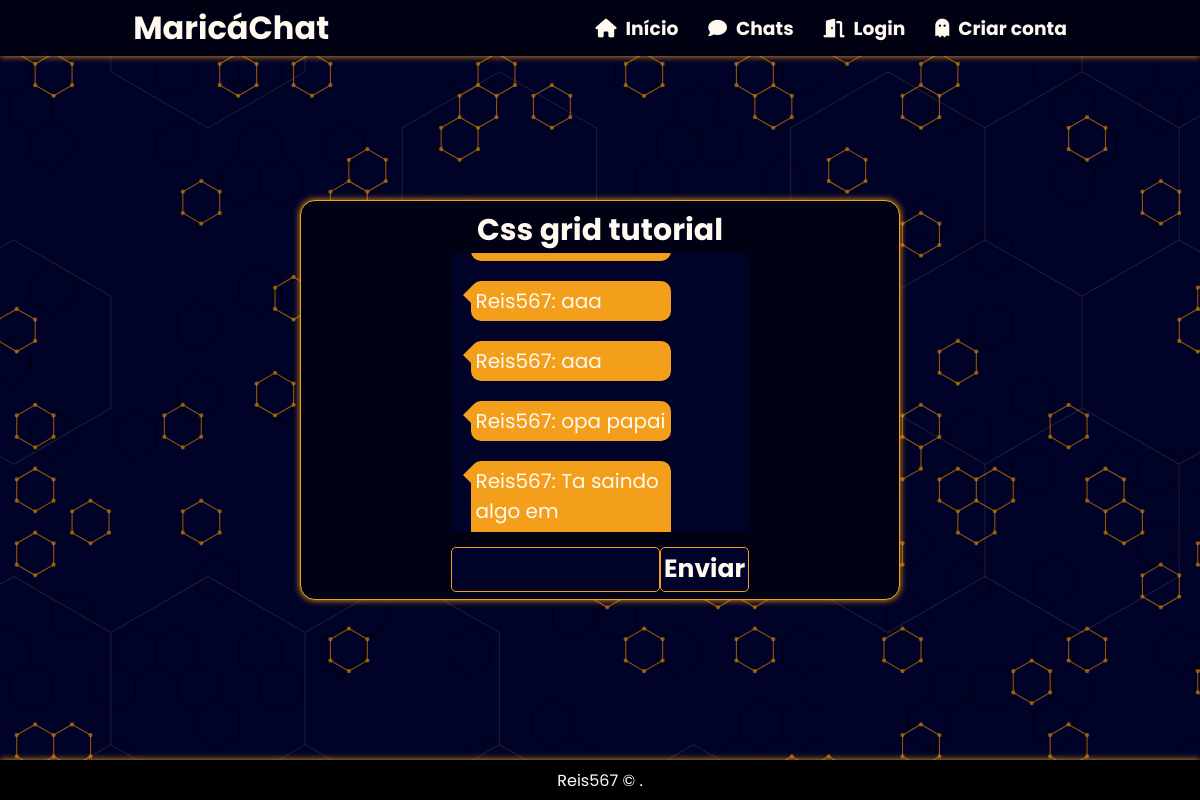
Page /chat/room/Cssgridtutorial/ on the committed database.
### chat/models.py (models this page shows, shortened)
class Room(models.Model):
    class Meta:
        verbose_name = 'Sala'
        verbose_name_plural = 'Salas'
    name = models.CharField(max_length=20)
    slug = models.SlugField(max_length=50)
    users = models.ManyToManyField(User)

class Message(models.Model):
    class Meta:
        verbose_name = 'Mensagem'
        verbose_name_plural = 'Mensagens'
    content = models.TextField()
    user = models.ForeignKey(User, on_delete=models.CASCADE)
    room = models.ForeignKey(Room, on_delete=models.CASCADE)
    created_on = models.DateTimeField(auto_now_add=True)
    def __str__(self):
        return f'{self.user.username}: {self.content}'  # Retorna o nome do usuário e o conteúdo da mensagem

### chat/views.py (the view)
# urls.py: path('room/<str:slug>/',views.room, name='room'),
def room(request, slug):
    try:
        room_name = Room.objects.get(slug=slug).name
        messages = Message.objects.filter(room=Room.objects.get(slug=slug))
    except Room.DoesNotExist:
        return HttpResponse("A sala não existe.", status=404)
    return render(request,
                  "room.html",
            {
                "room_name":room_name,
                "slug":slug,
                'messages':messages})

### templates/room.html (shortened to what this page needs)
{% extends "base.html" %}
{% block content %}
<section class="chat_room">
      <div class="chat_room-content">
            <div class="chat_room-title">
                  <h1>{{ room_name }}</h1>
            </div>
            <div class="chat_room-messages" id="id_chat_item_container" style="font-size: 20px">
                {% if messages %}
                    {% for message in messages %}
                        <span class="{% if message.user.username == request.user.username %}chat_room-balao-eu{% else %}chat_room-balao-ele{% endif %}">
                          {{message}}
                        </span>
                    {% endfor %}
                {% endif %}
            </div>
            <div class="chat_room-actions">
                  <input type="text" id="id_message_send_input" />
                  <button type="submit" id="id_message_send_button">Enviar</button>
            </div>
      </div>
</section>
{% endblock %}

### static/css/style.css (style rules this page uses)
:root { --prim-cl: #050850; --prim-stgr:#000228; --sec-cl: #F49F1C; --sec-stgr: #ffce84; --black:#000112; --white:#fff9f0; --ylw-shd: 0px 0px 10px var(--sec-cl); --ylw-shd-ltr: 0px 0px 7px var(--sec-cl); }
body { background-image: url('/static/img/bg.svg'); background-size: cover; width: 100%; height: 100%; font-family: 'Poppins', sans-serif; }
.chat_room { height: 100vh; width: 100vw; display: flex; justify-content: center; align-items: center; flex-direction: column; }
.chat_room-content { background: var(--black); width: 50%; height: 50%; display: flex; justify-content: center; align-items: center; flex-direction: column; color: var(--white); border: 1px solid var(--sec-cl); border-radius: 15px; box-shadow: var(--ylw-shd-ltr); }
.chat_room-title h1 { font-size: 30px; }
.chat_room-messages { width: 50%; height: 70%; display: flex; flex-direction: column; padding: 20px; gap: 20px; overflow-y: scroll; background: var(--prim-stgr); border-radius: 5px; }
.chat_room-actions { width: 50%; padding-top: 15px; display: flex; outline: none; height: 15%; }
.chat_room-messages { scrollbar-width: thin; scrollbar-color: var(--white); }
.chat_room-actions input { width: 70%; background: var(--prim-stgr); border: 1px solid var(--sec-cl); border-radius: 5px; color: var(--white); font-weight: bolder; }
.chat_room-actions button { cursor: pointer; font-weight: bolder; width: 30%; background: var(--prim-stgr); border: 1px solid var(--sec-cl); border-radius: 5px; color: var(--white); font-size: 25px; }
.chat_room-balao-ele { background: var(--sec-cl); width: 200px; height: 80px; border-radius: 10px; position: relative; padding: 5px; }
.chat_room-balao-ele::before { content: ''; position: absolute; border-left: 10px solid transparent; border-right: 10px solid var(--sec-cl); border-top: 10px solid transparent; border-bottom: 10px solid transparent; top:4px; left:-18px; }

### rows in the picture
Room: name "Css grid tutorial"
Message: user+content "Reis567: aaa"
Message: user+content "Reis567: aaa"
Message: user+content "Reis567: opa papai"
Message: user+content "Reis567: Ta saindo algo em…"
